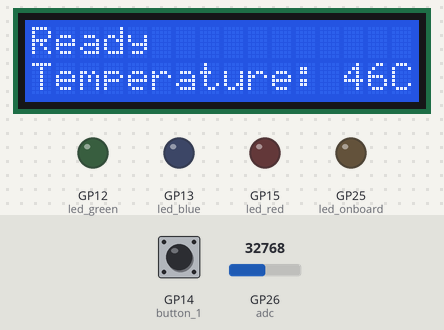
A program run on a simulated Raspberry Pi Pico running MicroPython. Parts: 16×2 character LCD, output pins drawn as LEDs (lit = HIGH). Dashed ring = blinking. Inputs (shaded band) come from the test bench; at power-on: GP14 (button_1) LOW, GP26 (adc) = 32768 (analog values on the 0–65535 scale). Threads take turns every 2 ms; library files of the repository ran but are not shown: pico_i2c_lcd.py, lcd_api.py.

Above: at 1.2 s.
1.3 s: GP14 (button_1) pulled HIGH for 0.15 s
2.0 s: GP26 (adc) set to 0
At 2.72 s:
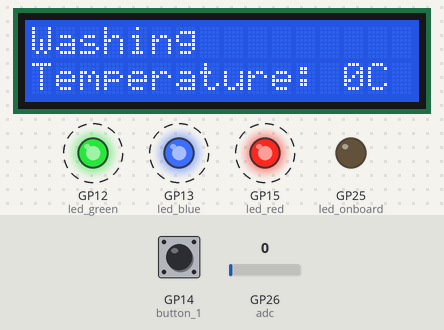
4.0 s: GP26 (adc) set to 7864
At 6.02 s:
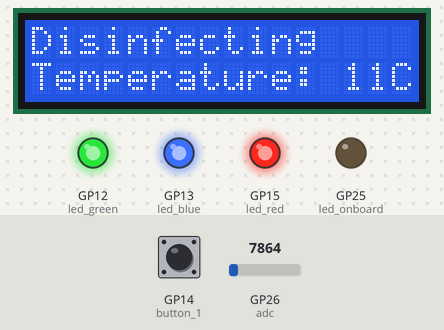
7.0 s: GP26 (adc) set to 19660
At 11.8 s:
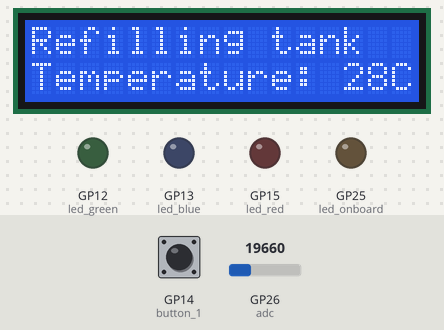
12.9 s: GP26 (adc) set to 0
At 13.7 s:
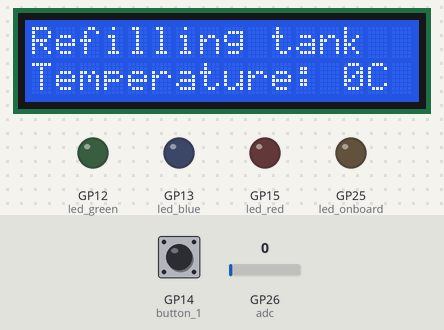
15.9 s: GP14 (button_1) pulled HIGH for 3.2 s
At 18.54 s:
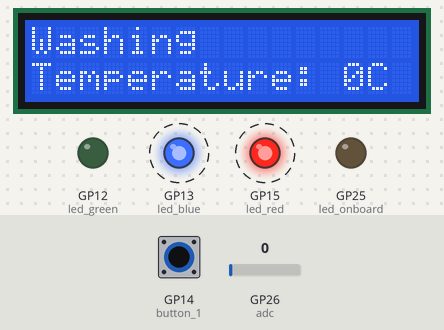
Timing chart, 0 to 20.7 s (numbered marks = the images above; inputs shaded):
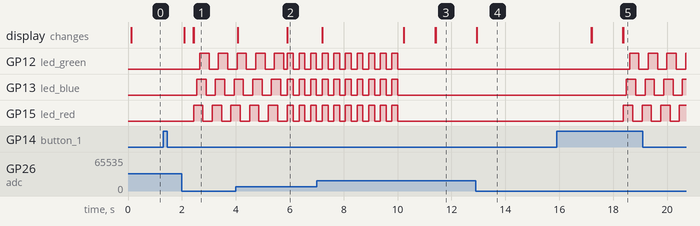

Measured:
- after the input at 1.3 s, every drawn part: stays the same
- after the input at 2.0 s, the display: first changes after 0.08 s (image 1 shows a later state)
- after the input at 4.0 s, the display: first changes after 0.06 s (image 2 shows a later state)
- after the input at 12.9 s, the display: first changes at once (image 4 shows a later state)
- after the input at 15.9 s, GP12 (led_green): alternates HIGH for 0.35 s and LOW for 0.35 s, starting after 2.7 s; GP13 (led_blue): alternates HIGH for 0.35 s and LOW for 0.35 s, starting after 2.6 s
- by itself, GP12 (led_green), GP13 (led_blue), GP15 (led_red): alternates HIGH for 0.22 s and LOW for 0.22 s, 14 changes in all, then stays LOW

The program:

program_v1.py
```python
import machine
import utime
import _thread
from picoplay import lcd_lines, lcd_change_line #Functions for writing to multiple lines with lcd
from machine import I2C
from pico_i2c_lcd import I2cLcd

if __name__ == "__main__": #Ignore this if statement, just useful for easy importing of this file as a module
    # outputs
    led_onboard = machine.Pin(25, machine.Pin.OUT)
    led_red = machine.Pin(15, machine.Pin.OUT)
    led_blue = machine.Pin(13, machine.Pin.OUT)
    led_green = machine.Pin(12, machine.Pin.OUT)
    i2c = I2C(0, sda=machine.Pin(0), scl=machine.Pin(1), freq=400000)
    lcd = I2cLcd(i2c, 0x27, 2, 16) #(i2c, address, rows, columns) for lcd

    # inputs
    button_1 = machine.Pin(14, machine.Pin.IN, machine.Pin.PULL_DOWN)
    adc = machine.ADC(machine.Pin(26)) #adc for pentiometer to simulate temperature


def button_pressed_thread(): #Run as a thread that constantly checks if the button has been pressed
    global button_pressed
    while True:
        if button_1.value() == 1:
            button_pressed = True
        utime.sleep_ms(10)

def update_temp(): #Writes the "temperature" to the lcd
    lcd_change_line("Temperature: "+str(adc.read_u16()//700)+"C", 1) #reading the temperature and updating the display

def wait_update(time): #Time must be integer. Updates the temperature while idle
    for _ in range(time*10):
        update_temp()
        utime.sleep_ms(100)

def wait_update_ms(time): #For wait times < 1s
    for _ in range(time//100):
         update_temp()
         utime.sleep_ms(100)

def wash(): #dummy wash cycle
    lcd_change_line("Washing", 0)
    for i in range(10):
        led_red.toggle()
        wait_update_ms(100)
        led_blue.toggle()
        wait_update_ms(100)
        led_green.toggle()
        wait_update_ms(100)


def disinfect(): #dummy disinfection cycle
    lcd_change_line("Disinfecting", 0)
    for i in range(20):
        led_red.toggle()
        led_blue.toggle()
        led_green.toggle()
        utime.sleep_ms(200)
        update_temp()
    led_red.value(0)
    led_blue.value(0)
    led_green.value(0)

if __name__ == "__main__": #Ignore this if statement, just for easy importing of this file as a module
    global button_pressed
    button_pressed = False
    _thread.start_new_thread(button_pressed_thread, ())
    lcd_change_line("Ready", 0)

    while True:
        if button_pressed:
            # pretend washer cycle
            wash()
            disinfect()
            lcd_change_line("Cycle complete", 0)
            wait_update(1)
            lcd_change_line("Refilling tank", 0)
            wait_update(5)
            lcd_change_line("Ready", 0)
            button_pressed = False
        wait_update(1)
```

picoplay.py
```python
import machine
import utime
import _thread
from machine import I2C
from lcd_api import LcdApi
from pico_i2c_lcd import I2cLcd

I2C_ADDR     = 0x27
I2C_NUM_ROWS = 4
I2C_NUM_COLS = 20

#outputs
led_onboard = machine.Pin(25, machine.Pin.OUT)
led_1_external = machine.Pin(15, machine.Pin.OUT)
i2c = I2C(0, sda=machine.Pin(0), scl=machine.Pin(1), freq=400000)
lcd = I2cLcd(i2c, I2C_ADDR, I2C_NUM_ROWS, I2C_NUM_COLS)

#inputs
button_1 = machine.Pin(14, machine.Pin.IN, machine.Pin.PULL_DOWN)


def lcd_lines(message1, message2):
    line1 = message1[:20] + (20-len(message1)) * ' '
    lcd.clear()
    lcd.putstr(line1)
    lcd.putstr(message2)


def lcd_change_line(message1, linenumber):
    if linenumber == 0:
        lcd.move_to(0, 0)
        for char in message1[:20]:
            lcd.putchar(char)
        lcd.putstr(' ' * (20-len(message1[:16])))
    elif linenumber == 1:
        lcd.move_to(0, 1)
        for char in message1[:20]:
            lcd.putchar(char)
        lcd.putstr(' ' * (16-len(message1[:20])))
    else:
        print("Invalid line number")


def button_pressed_thread():
    global button_pressed
    while True:
        if button_1.value() == 1:
            button_pressed = True
        utime.sleep(0.01)


if __name__ == "__main__":
    global button_pressed
    button_pressed = False
    _thread.start_new_thread(button_pressed_thread, ())
    while True:
        if button_pressed == 1:
            lcd_lines("The first line is too long", "The second line")
            utime.sleep(3)
            lcd_change_line("Different",1)
            led_1_external.toggle()
            utime.sleep(0.5)
            led_1_external.toggle()
            button_pressed = False
```
